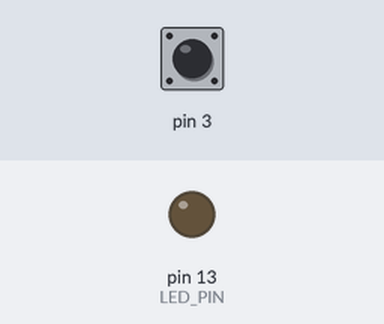
Bench run of a sketch on a simulated Arduino Uno, built with avr-gcc and run on an emulated ATmega328P. Shown: output pins drawn as LEDs (lit = HIGH). Inputs (shaded band) come from the test bench; at power-on: pin 3 HIGH. What the sketch prints to the serial monitor is not drawn.

Above: at 1.2 s.
1.3 s: pin 3 pulled LOW for 0.15 s
At 1.8 s:
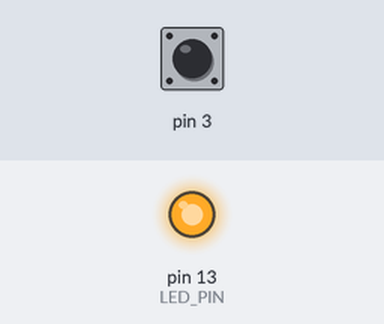
Timing chart, 0 to 4.3 s (numbered marks = the images above; inputs shaded):
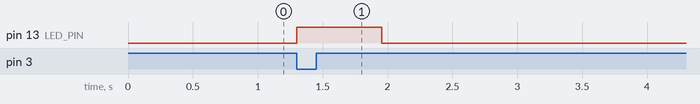

The sketch:

IRQ_on_IRQ_micros.ino
```cpp
/*
If you have a long-running interrupt service routine (ISR), you may want to
enable it to be itself interrupted.
Note this may be avoided in the first place (making your ISR fast and
ininturruptable), because it can lead to strange behavior, like recursive
call of the same ISR.

A great resource on Arduino interrupts:
https://github.com/GreyGnome/EnableInterrupt/wiki/Usage

by: Yoan Tournade
*/
const int LED_PIN = 13;
const long BUSY_N = 500000;
int volatile hasIrq = 0;
unsigned long begintAt = 0;
unsigned long endAt = 0;

void irq() {
  digitalWrite(LED_PIN, HIGH);
  hasIrq = 1;
  interrupts();
  begintAt = micros();
  for(long i = 0; i < BUSY_N; i++) { delayMicroseconds(1); }
}

void setup() {
  Serial.begin(9600);
  pinMode(LED_PIN, OUTPUT);
  digitalWrite(LED_PIN, LOW);
  digitalWrite(3, HIGH);
  // Run a long busy-loop in an interrupt routine.
  attachInterrupt(1, irq, FALLING);
}

void loop() {
  digitalWrite(LED_PIN, LOW);
  if(hasIrq) {
    endAt = micros();
    Serial.print("Duration of the busy-loop (during the interrupt): ");
    Serial.print(endAt - begintAt);
    Serial.println(" us");
    // Now run the same long busy-loop and compare the running time.
    begintAt = micros();
    for(long i = 0; i < BUSY_N; i++) { delayMicroseconds(1); }
    endAt = micros();
    Serial.print("Duration of the busy-loop (outside an interrupt): ");
    Serial.print(endAt - begintAt);
    Serial.println(" us");
    hasIrq = 0;
  }
}
```

Measured:
- after the input at 1.3 s, pin 13 (LED_PIN): LOW → HIGH at once, → LOW 0.66 s later
